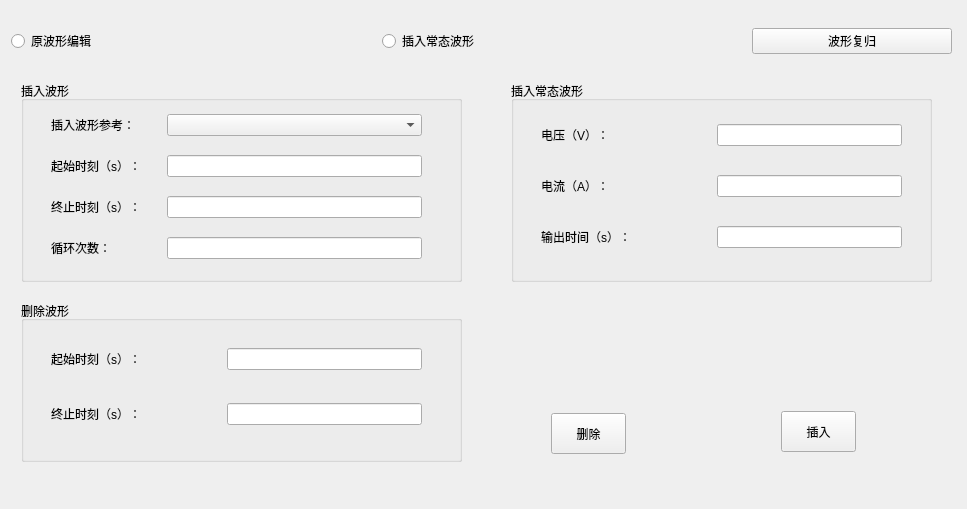
<?xml version="1.0" encoding="UTF-8"?>
<ui version="4.0">
 <class>SttReplayWaveformEditWidget</class>
 <widget class="QWidget" name="SttReplayWaveformEditWidget">
  <property name="geometry">
   <rect>
    <x>0</x>
    <y>0</y>
    <width>967</width>
    <height>509</height>
   </rect>
  </property>
  <property name="maximumSize">
   <size>
    <width>16777215</width>
    <height>16777215</height>
   </size>
  </property>
  <property name="windowTitle">
   <string>Form</string>
  </property>
  <layout class="QVBoxLayout" name="verticalLayout_8">
   <item>
    <layout class="QVBoxLayout" name="verticalLayout_7">
     <item>
      <widget class="QWidget" name="widget" native="true">
       <widget class="QWidget" name="horizontalLayoutWidget">
        <property name="geometry">
         <rect>
          <x>0</x>
          <y>0</y>
          <width>941</width>
          <height>61</height>
         </rect>
        </property>
        <layout class="QHBoxLayout" name="horizontalLayout">
         <item>
          <widget class="QRadioButton" name="m_rb_WaveEdit">
           <property name="text">
            <string>原波形编辑</string>
           </property>
          </widget>
         </item>
         <item>
          <widget class="QRadioButton" name="m_rb_InsertWave">
           <property name="text">
            <string>插入常态波形</string>
           </property>
          </widget>
         </item>
         <item>
          <widget class="QPushButton" name="m_pb_Replay">
           <property name="maximumSize">
            <size>
             <width>200</width>
             <height>16777215</height>
            </size>
           </property>
           <property name="text">
            <string>波形复归</string>
           </property>
          </widget>
         </item>
        </layout>
       </widget>
       <widget class="QWidget" name="gridLayoutWidget">
        <property name="geometry">
         <rect>
          <x>0</x>
          <y>60</y>
          <width>951</width>
          <height>431</height>
         </rect>
        </property>
        <layout class="QGridLayout" name="gridLayout_2">
         <item row="0" column="0">
          <widget class="QWidget" name="widget_2" native="true">
           <widget class="QGroupBox" name="m_Insert_GroupBox">
            <property name="geometry">
             <rect>
              <x>10</x>
              <y>10</y>
              <width>441</width>
              <height>201</height>
             </rect>
            </property>
            <property name="title">
             <string>插入波形</string>
            </property>
            <widget class="QWidget" name="gridLayoutWidget_2">
             <property name="geometry">
              <rect>
               <x>30</x>
               <y>20</y>
               <width>371</width>
               <height>171</height>
              </rect>
             </property>
             <layout class="QGridLayout" name="m_Insert_Layout">
              <item row="3" column="2">
               <widget class="QFloatLineEdit" name="m_edt_InsertCycNum"/>
              </item>
              <item row="1" column="1">
               <spacer name="horizontalSpacer">
                <property name="orientation">
                 <enum>Qt::Horizontal</enum>
                </property>
                <property name="sizeType">
                 <enum>QSizePolicy::Fixed</enum>
                </property>
                <property name="sizeHint" stdset="0">
                 <size>
                  <width>20</width>
                  <height>20</height>
                 </size>
                </property>
               </spacer>
              </item>
              <item row="3" column="0">
               <widget class="QLabel" name="label_3">
                <property name="text">
                 <string>循环次数：</string>
                </property>
               </widget>
              </item>
              <item row="2" column="0">
               <widget class="QLabel" name="label_2">
                <property name="contextMenuPolicy">
                 <enum>Qt::NoContextMenu</enum>
                </property>
                <property name="text">
                 <string>终止时刻（s）：</string>
                </property>
               </widget>
              </item>
              <item row="1" column="2">
               <widget class="QFloatLineEdit" name="m_edt_InsertBegin"/>
              </item>
              <item row="1" column="0">
               <widget class="QLabel" name="m_lb_InsertBegin">
                <property name="minimumSize">
                 <size>
                  <width>80</width>
                  <height>0</height>
                 </size>
                </property>
                <property name="text">
                 <string>起始时刻（s）：</string>
                </property>
               </widget>
              </item>
              <item row="2" column="2">
               <widget class="QFloatLineEdit" name="m_edt_InsertEnd"/>
              </item>
              <item row="0" column="2">
               <widget class="QComboBox" name="m_Cbox_InsertType"/>
              </item>
              <item row="0" column="0">
               <widget class="QLabel" name="label">
                <property name="text">
                 <string>插入波形参考：</string>
                </property>
               </widget>
              </item>
             </layout>
            </widget>
           </widget>
           <widget class="QGroupBox" name="m_InsertNomal_GroupBox">
            <property name="geometry">
             <rect>
              <x>500</x>
              <y>10</y>
              <width>421</width>
              <height>201</height>
             </rect>
            </property>
            <property name="title">
             <string>插入常态波形</string>
            </property>
            <widget class="QWidget" name="gridLayoutWidget_4">
             <property name="geometry">
              <rect>
               <x>30</x>
               <y>20</y>
               <width>361</width>
               <height>171</height>
              </rect>
             </property>
             <layout class="QGridLayout" name="m_Insert_Layout_3">
              <item row="2" column="2">
               <widget class="QFloatLineEdit" name="m_edt_InsertNormaloutTime"/>
              </item>
              <item row="0" column="0">
               <widget class="QLabel" name="label_8">
                <property name="minimumSize">
                 <size>
                  <width>150</width>
                  <height>0</height>
                 </size>
                </property>
                <property name="text">
                 <string>电压（V）：</string>
                </property>
               </widget>
              </item>
              <item row="0" column="2">
               <widget class="QFloatLineEdit" name="m_edt_InsertNormalVal"/>
              </item>
              <item row="1" column="2">
               <widget class="QFloatLineEdit" name="m_edt_InsertNormalCur"/>
              </item>
              <item row="1" column="0">
               <widget class="QLabel" name="label_5">
                <property name="text">
                 <string>电流（A）：</string>
                </property>
               </widget>
              </item>
              <item row="2" column="0">
               <widget class="QLabel" name="label_7">
                <property name="text">
                 <string>输出时间（s）：</string>
                </property>
               </widget>
              </item>
              <item row="0" column="1">
               <spacer name="horizontalSpacer_3">
                <property name="orientation">
                 <enum>Qt::Horizontal</enum>
                </property>
                <property name="sizeType">
                 <enum>QSizePolicy::Fixed</enum>
                </property>
                <property name="sizeHint" stdset="0">
                 <size>
                  <width>20</width>
                  <height>20</height>
                 </size>
                </property>
               </spacer>
              </item>
             </layout>
            </widget>
           </widget>
           <widget class="QGroupBox" name="m_DeleteWave_GroupBox">
            <property name="geometry">
             <rect>
              <x>10</x>
              <y>230</y>
              <width>441</width>
              <height>161</height>
             </rect>
            </property>
            <property name="title">
             <string>删除波形</string>
            </property>
            <widget class="QWidget" name="gridLayoutWidget_3">
             <property name="geometry">
              <rect>
               <x>30</x>
               <y>20</y>
               <width>371</width>
               <height>131</height>
              </rect>
             </property>
             <layout class="QGridLayout" name="m_Insert_Layout_2">
              <item row="1" column="2">
               <widget class="QFloatLineEdit" name="m_edt_DeleteEnd"/>
              </item>
              <item row="1" column="0">
               <widget class="QLabel" name="label_4">
                <property name="text">
                 <string>终止时刻（s）：</string>
                </property>
               </widget>
              </item>
              <item row="0" column="0">
               <widget class="QLabel" name="label_6">
                <property name="minimumSize">
                 <size>
                  <width>150</width>
                  <height>0</height>
                 </size>
                </property>
                <property name="maximumSize">
                 <size>
                  <width>150</width>
                  <height>16777215</height>
                 </size>
                </property>
                <property name="text">
                 <string>起始时刻（s）：</string>
                </property>
               </widget>
              </item>
              <item row="0" column="2">
               <widget class="QFloatLineEdit" name="m_edt_DeleteBegin"/>
              </item>
              <item row="0" column="1">
               <spacer name="horizontalSpacer_2">
                <property name="orientation">
                 <enum>Qt::Horizontal</enum>
                </property>
                <property name="sizeType">
                 <enum>QSizePolicy::Fixed</enum>
                </property>
                <property name="sizeHint" stdset="0">
                 <size>
                  <width>20</width>
                  <height>20</height>
                 </size>
                </property>
               </spacer>
              </item>
             </layout>
            </widget>
           </widget>
           <widget class="QPushButton" name="m_pb_delete">
            <property name="geometry">
             <rect>
              <x>540</x>
              <y>342</y>
              <width>75</width>
              <height>41</height>
             </rect>
            </property>
            <property name="maximumSize">
             <size>
              <width>16777215</width>
              <height>902</height>
             </size>
            </property>
            <property name="text">
             <string>删除</string>
            </property>
           </widget>
           <widget class="QPushButton" name="m_pb_Insert">
            <property name="geometry">
             <rect>
              <x>770</x>
              <y>340</y>
              <width>75</width>
              <height>41</height>
             </rect>
            </property>
            <property name="text">
             <string>插入</string>
            </property>
           </widget>
          </widget>
         </item>
        </layout>
       </widget>
      </widget>
     </item>
    </layout>
   </item>
  </layout>
 </widget>
 <customwidgets>
  <customwidget>
   <class>QFloatLineEdit</class>
   <extends>QLineEdit</extends>
   <header>../Module/CommonCtrl_QT/QFloatLineEdit.h</header>
  </customwidget>
 </customwidgets>
 <resources/>
 <connections/>
</ui>
